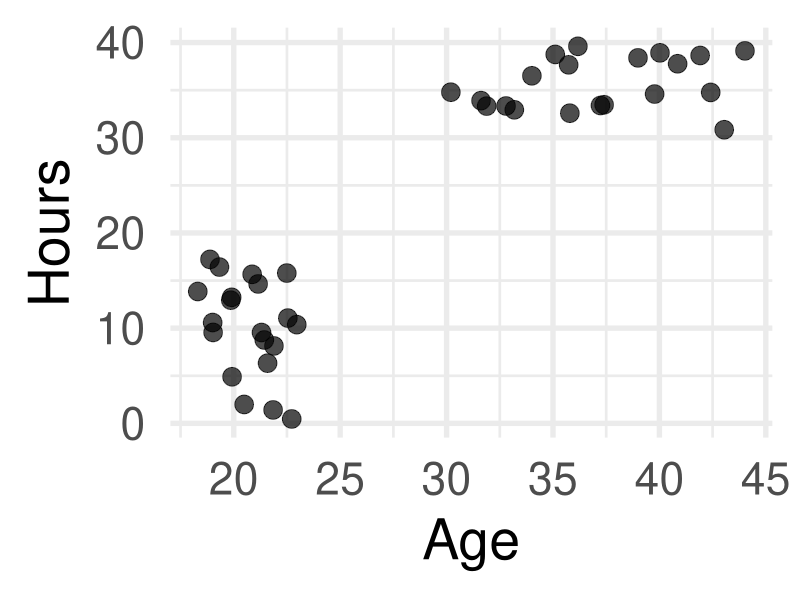
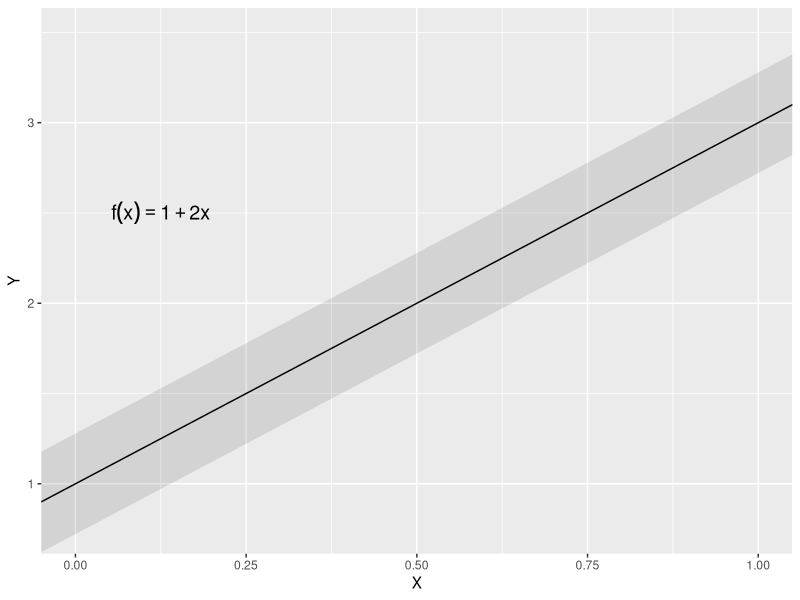
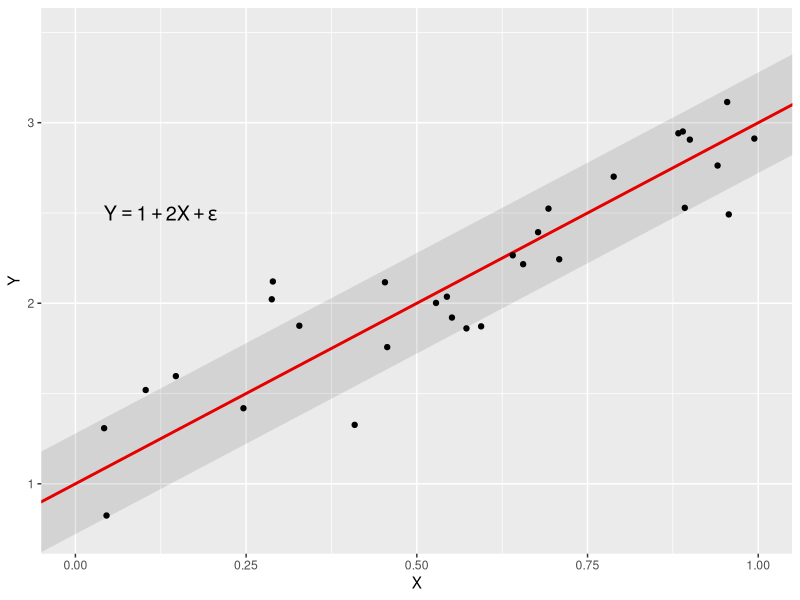
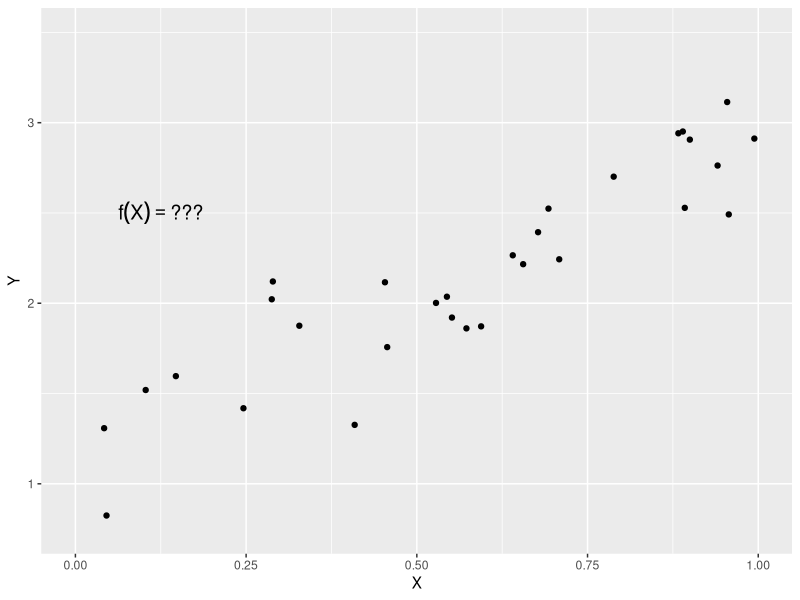
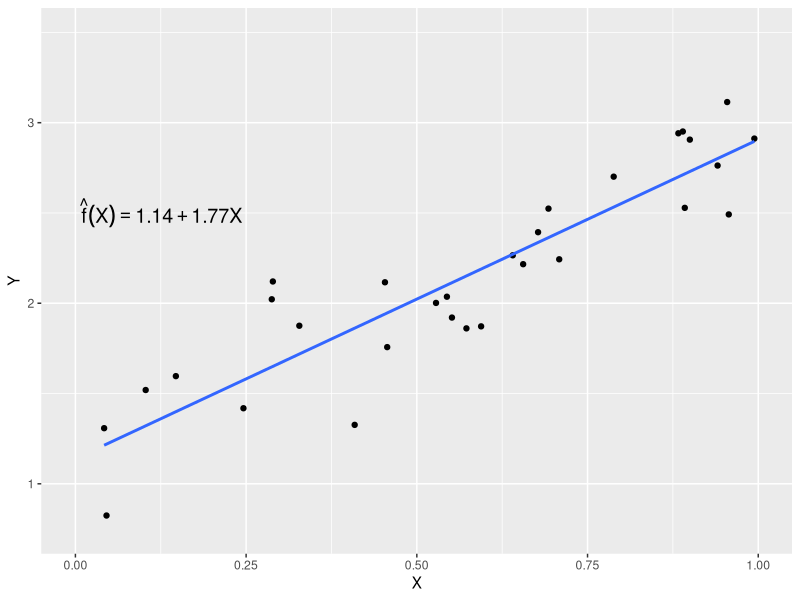
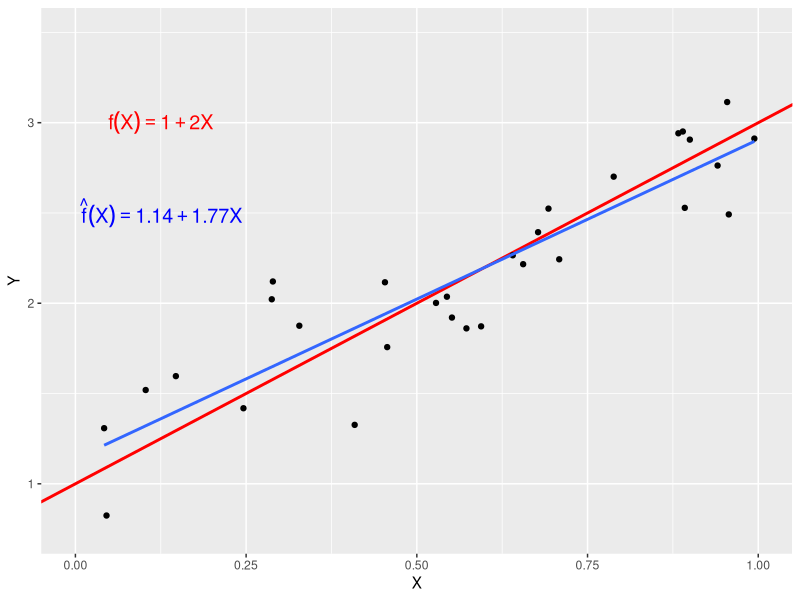
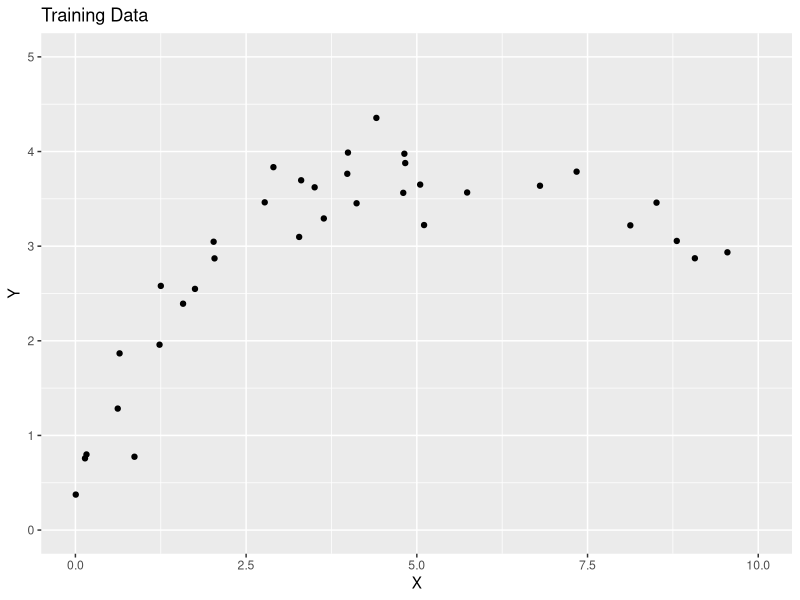
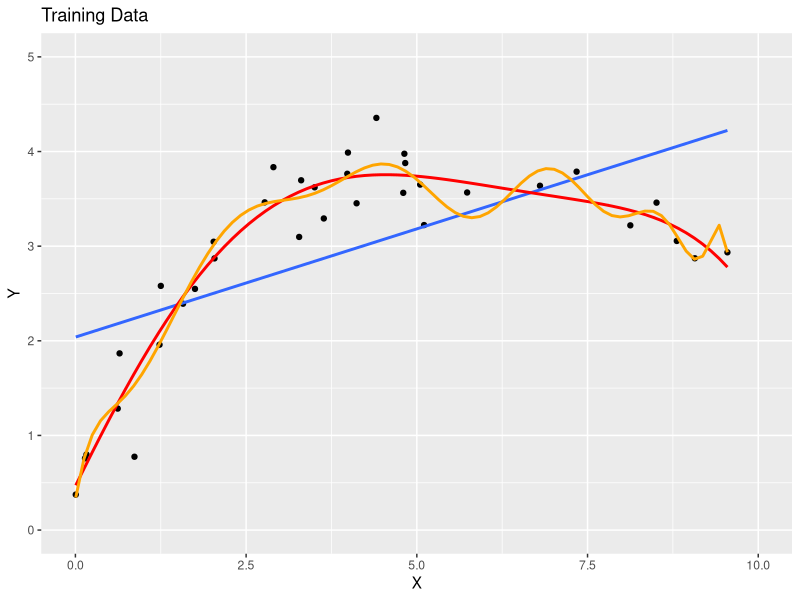

Generate these figures, in order, with R:
## ---- chunk 1
#| include: false
#| warning: false
#| message: false

knitr::opts_chunk$set(echo = TRUE, warning = FALSE, message = FALSE,
                      fig.retina = 3, fig.align = 'center')
library(knitr)
library(tidyverse)
library(palmerpenguins)
## ---- chunk 2
#| fig-asp: 1
#| echo: false
set.seed(1)
data <- data.frame(Age=c(runif(20,18,23),runif(20,30,45)),
                   Hours=c(runif(20,0,20),runif(20,30,40)))
ggplot(data,aes(x=Age,y=Hours))+geom_point(size=6,alpha=0.7)+theme_minimal(base_size=40)
## ---- chunk 3
#| echo: false
set.seed(123)
n <- 30
X = runif(n, 0, 1 )
E = rnorm(n, 0, .25)
Y = 2*X + 1 + E
df<-data.frame(X,Y)

mod <- lm(Y ~ X, data = df)
int <- mod$coefficients[1]
slope <- mod$coefficients[2]
## ---- chunk 4
#| fig-align: 'center'
#| fig-height: 3
#| fig-width: 6
#| out-width: "75%"
#| echo: false
df %>% ggplot(aes(x = X, y = Y)) + geom_abline(slope = 2, intercept = 1) +
  geom_abline(slope = 2, intercept = 1, alpha = .1, size = 30)+
  annotate(geom = "text", x = 0.125, y = 2.5, label = expression(f(x) == 1 + 2*x), size = 5)+
  xlim(c(0,1)) +
  ylim(c(0.75,3.5)) + 
  labs(x = "X", y = "Y")
## ---- chunk 5
#| fig-align: 'center'
#| fig-height: 3
#| fig-width: 6
#| out-width: "75%"
#| echo: false
df %>% ggplot(aes(x = X, y = Y)) + geom_abline(slope = 2, intercept = 1, color = "red", size = 1) +
  geom_abline(slope = 2, intercept = 1, alpha = .1, size = 30)+
  geom_point()+
  annotate(geom = "text", x = 0.125, y = 2.5, label = expression(Y == 1 + 2*X + epsilon), size = 5)+
  xlim(c(0,1)) +
  ylim(c(0.75,3.5))
## ---- chunk 6
#| fig-align: 'center'
#| fig-height: 3
#| fig-width: 6
#| out-width: "75%"
#| echo: false
df %>% ggplot(aes(x = X, y = Y)) +
  # geom_abline(slope = 2, intercept = 1) +
#  geom_abline(slope = 2, intercept = 1, alpha = .1, size = 30)+
  geom_point()+
  annotate(geom = "text", x = 0.125, y = 2.5, label = expression(f(X) == "???"), size = 5)+
  xlim(c(0,1)) +
  ylim(c(0.75,3.5))
## ---- chunk 7
#| fig-align: 'center'
#| fig-height: 3
#| fig-width: 6
#| out-width: "75%"
#| echo: false
df %>% ggplot(aes(x = X, y = Y)) +
  # geom_abline(slope = 2, intercept = 1) +
#  geom_abline(slope = 2, intercept = 1, alpha = .1, size = 30)+
  geom_point()+
  annotate(geom = "text", x = 0.125, y = 2.5, label = expression(hat(f)(X) == 1.14 + 1.77*X), size = 5)+
  geom_smooth(method = "lm", se = F)+
  xlim(c(0,1)) +
  ylim(c(0.75,3.5))
## ---- chunk 8
#| fig-align: 'center'
#| fig-height: 3
#| fig-width: 6
#| out-width: "75%"
#| echo: false
df %>% ggplot(aes(x = X, y = Y)) +
   geom_abline(slope = 2, intercept = 1, color = "red", size = 1) +
#  geom_abline(slope = 2, intercept = 1, alpha = .1, size = 30)+
  geom_point()+
  annotate(geom = "text", x = 0.125, y = 2.5, label = expression(hat(f)(X) == 1.14 + 1.77*X), size = 5, color = "blue")+
  geom_smooth(method = "lm", se = F)+
  annotate(geom = "text", x = 0.125, y = 3, label = expression(f(X) == 1 + 2*X), size = 5, color = "red")+
  xlim(c(0,1)) +
  ylim(c(0.75,3.5))
## ---- chunk 9
#| echo: false
set.seed(11)
X <- runif(35, 0,10)
Y <- -(1/10)*(X-1)*(X-10)+2 + rnorm(35, 0, 0.5)
my_df <- data.frame(X,Y)
## ---- chunk 10
#| echo: false
g_train_pts <- my_df %>% ggplot(aes(x = X, y = Y))+labs(title = "Training Data") +
  geom_point()+
  xlim(c(0,10))+
  ylim(c(0,5))
g_train_pts
## ---- chunk 11
#| echo: false
g_train <- my_df %>% ggplot( aes(x = X, y = Y)) + geom_point() +
  labs(title = "Training Data") +
  geom_smooth( method = "lm" , se = FALSE) +
  geom_smooth( method = "lm" ,formula = y ~ poly(x, 5), se = FALSE, color = "red")+
    geom_smooth( method = "lm" ,formula = y ~ poly(x, 15), se = FALSE, color = "orange")+  xlim(c(0,10))+
  ylim(c(0,5))

g_train
## ---- chunk 12
lin_mod <- lm(Y ~ X, data = my_df)
lin_pred_train <- predict(lin_mod, my_df)

quintic_mod <- lm(Y ~ poly(X, degree = 5), data = my_df)
quintic_pred_train <- predict(quintic_mod, my_df)

poly_mod <- lm(Y ~ poly(X, degree = 15), data = my_df)
poly_pred_train <- predict(poly_mod, my_df)

get_MSE <- function(actual, pred){
  mean((actual - pred)^2)
}

lin_mse_train <- get_MSE(my_df$Y, lin_pred_train)
quintic_mse_train <- get_MSE(my_df$Y, quintic_pred_train)
poly_mse_train <- get_MSE(my_df$Y, poly_pred_train)
## ---- chunk 13
data.frame(
  model = c("Linear", "Quintic", "Poly"),
  MSE = c(lin_mse_train, quintic_mse_train, poly_mse_train)
)
## ---- chunk 14
#| echo: false
set.seed(1111)
X_test <- runif(15, 0,10)
Y_test <- -(1/10)*(X_test-1)*(X_test-10)+2 + rnorm(15, 0, 0.5)
test_df <- data.frame(X = X_test, Y = Y_test)
## ---- chunk 15
#| fig-height: 6
#| fig-width: 10
#| out-width: "90%"
#| echo: false
library(gridExtra)
g_test_pts <-  ggplot( ) +
  geom_point(data = test_df, aes(x = X, y = Y))+labs(title = "Test Data")+  xlim(c(0,10))+
  ylim(c(0,5))
  #geom_smooth(data = scores, aes(x= mid, y = final), method = "lm" , se = FALSE) +
  #geom_smooth(data = scores, aes(x= mid, y = final),  method = "lm" ,formula = y ~ poly(x, 3), se = FALSE, color = "red")
grid.arrange(g_train_pts, g_test_pts, ncol = 2)
## ---- chunk 16
#| echo: false
 g_test <- ggplot( ) +
  geom_point(data = test_df, aes(x = X, y = Y))+labs(title = "Test Data")+
  geom_smooth(data = my_df, aes(x= X, y = Y), method = "lm" , se = FALSE) +
  geom_smooth(data = my_df, aes(x= X, y = Y),  method = "lm" ,formula = y ~ poly(x, 5), se = FALSE, color = "red") +
  geom_smooth(data = my_df, aes(x= X, y = Y),  method = "lm" ,formula = y ~ poly(x, 15), se = FALSE, color = "orange")+  xlim(c(0,10))+
  ylim(c(0,5))

g_test
## ---- chunk 17
lin_mod <- lm(Y ~ X, data = my_df)
lin_pred <- predict(lin_mod, test_df)

quintic_mod <- lm(Y ~ poly(X, degree = 5), data = my_df)
quintic_pred <- predict(quintic_mod, test_df)

poly_mod <- lm(Y ~ poly(X, degree = 15), data = my_df)
poly_pred <- predict(poly_mod, test_df)

get_MSE <- function(actual, pred){
  mean((actual - pred)^2)
}

lin_mse <- get_MSE(test_df$Y, lin_pred)
quintic_mse <- get_MSE(test_df$Y, quintic_pred)
poly_mse <- get_MSE(test_df$Y, poly_pred)
## ---- chunk 18
data.frame(
  model = c("Linear", "Quintic", "Poly"),
  MSE = c(lin_mse, quintic_mse, poly_mse)
)
## ---- chunk 19
#| fig-height: 6
#| fig-width: 10
#| echo: false
#| out-width: "90%"
grid.arrange(g_train, g_test, ncol = 2)
## ---- chunk 20
#| echo: false
data.frame(model = c("Linear", "Quintic", "Poly"), 'Train MSE' = c(lin_mse_train, quintic_mse_train, poly_mse_train), 'Test MSE' = c(lin_mse, quintic_mse, poly_mse) ) %>% kable(digits = 3)
## ---- chunk 21
#| fig-height: 6
#| fig-width: 6
#| out-width: "90%"
#| echo: false
cols <- c("1" = "blue", "5" = "red", "15" =  "orange")

data.frame(
  model = c("Linear", "Quintic", "Poly"),
  'Train MSE' = c(lin_mse_train, quintic_mse_train, poly_mse_train),
  'Test MSE' = c(lin_mse, quintic_mse, poly_mse),
  flexibility = c(1, 5, 15)) %>%
  select(-model) %>%
  pivot_longer(!flexibility, names_to = "Set", values_to = "MSE") %>%
  ggplot(aes(x = flexibility, y = MSE, linetype = Set)) +
  geom_point(aes(color = as.factor(flexibility)) , size = 2, show.legend = F) +
  geom_smooth(se = F, color = "black") +
  scale_color_manual(values = cols)+
  labs(color = NULL, title = "Model Flexibility vs MSE")+
  geom_hline(yintercept = 0.25, color = "darkgray", size = 1) +
  annotate(geom = "text", label = "Irreducible Error", y = .35, x = 12) +
  theme(legend.position = "bottom")
## ---- chunk 22
#| echo: false
#| out-width: "100%"
flexibility <- 1:10
Irreducible <- 1
Var <- 1.5^flexibility/15

Bias_sq <- .5^flexibility*2+.25

MSE <- Bias_sq + Var + Irreducible

data.frame(flexibility, Var, Bias_sq, MSE) %>% pivot_longer(!flexibility, names_to = "Component", values_to = "Size") %>%
  ggplot(aes(x = flexibility, y = Size, color = Component)) +
  geom_point(size = 2)+
  geom_line(size = 1)+
  geom_hline(color = "darkgray", yintercept = 1)+
  annotate(geom = "text", label = "Irreducible Error", x = 9, y = 1.25, size = 3) +
  labs(title = "Bias-Variance Trade-off",
       x = "Flexibility",
       y = NULL,
       color = NULL)
